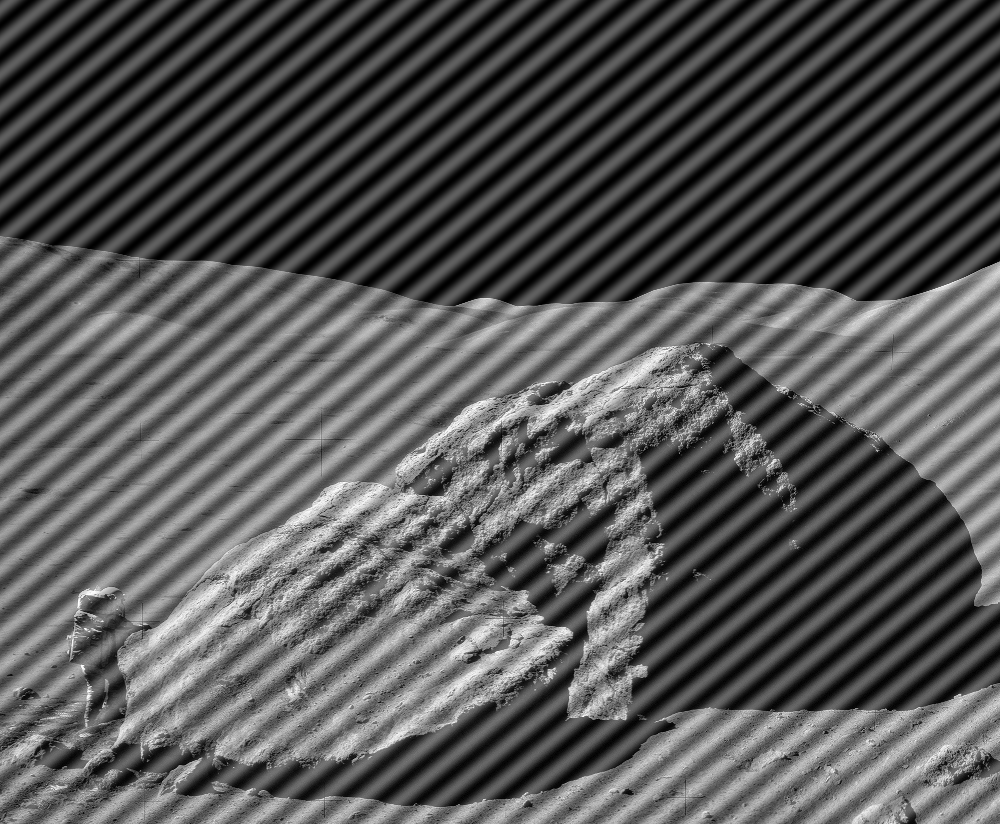
%> input picture computing2/astronaut-interference.tif, 1000 x 824 px
$ octave q3_3.m   (GNU Octave 9; MATLAB toolbox functions it lacks are replaced by stand-ins)
%> lines starting %> are read from the running program, lines starting %| are printed output that depends on the picture
% Step 1: Load the Image (Already in Grayscale)
gray_image = imread('astronaut-interference.tif');
%> gray_image is the input picture: size 824x1000 uint8; min 0, max 255, mean 86.7

% Step 2: Visualize the Original Image
figure;
imshow(gray_image);
title('Original Grayscale Image');

% Step 3: Apply a Fourier Transform
f_transform = fft2(double(gray_image));
f_transform_shifted = fftshift(f_transform);

% Compute the magnitude spectrum
magnitude_spectrum = log(abs(f_transform_shifted) + 1);
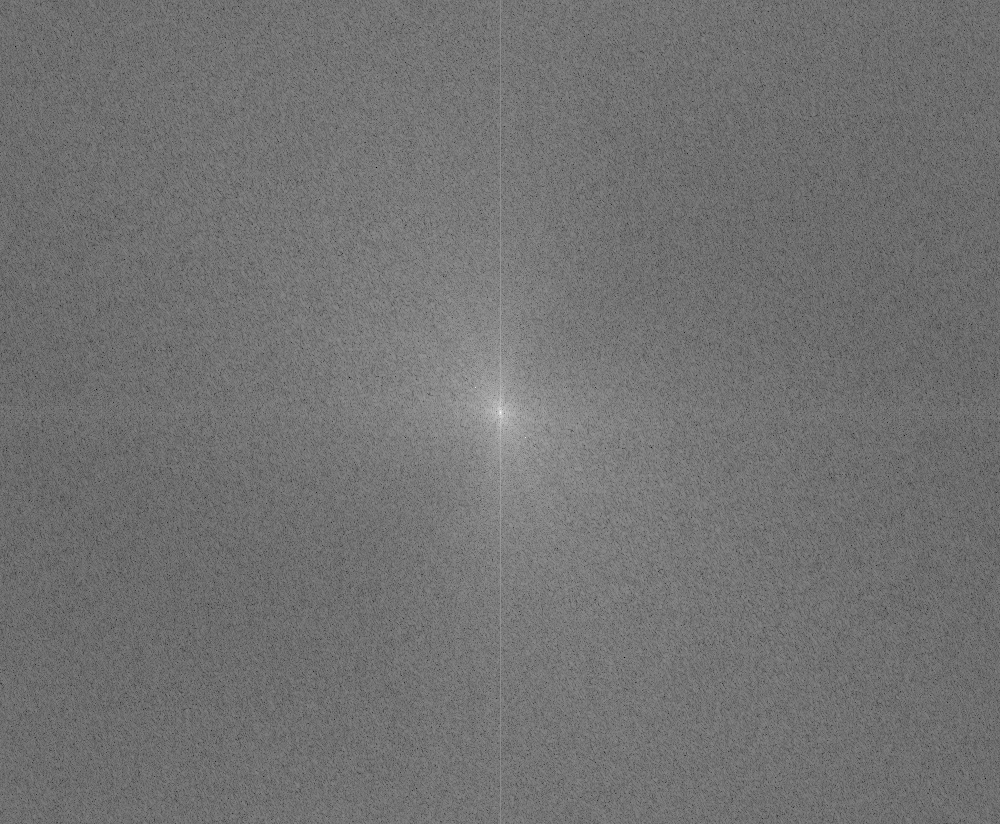
%> magnitude_spectrum: size 824x1000 double; min 1.49, max 18.08, mean 8.94; drawn with min black and max white

% Display the magnitude spectrum
figure;
imshow(magnitude_spectrum, []);
title('Magnitude Spectrum');

% Step 4: Filter Out the 45-Degree Inclined Lines
% Define the angle of the lines to remove (45 degrees)
angle_to_remove = 45;

% Create a filter to remove the lines at the specified angle
filter_size = size(gray_image);
%> filter_size = [824 1000]
filter_center = (filter_size + 1) / 2;
%> filter_center = [412.5 500.5]
[X, Y] = meshgrid(1:filter_size(2), 1:filter_size(1));
filter = exp(1i * pi * angle_to_remove / 180 * ((X - filter_center(2)) + (Y - filter_center(1))));

% Apply the filter to the Fourier Transform
f_transform_filtered = f_transform_shifted .* filter;

% Inverse Fourier Transform to get the filtered image
filtered_image = ifft2(ifftshift(f_transform_filtered));
filtered_image = real(filtered_image);
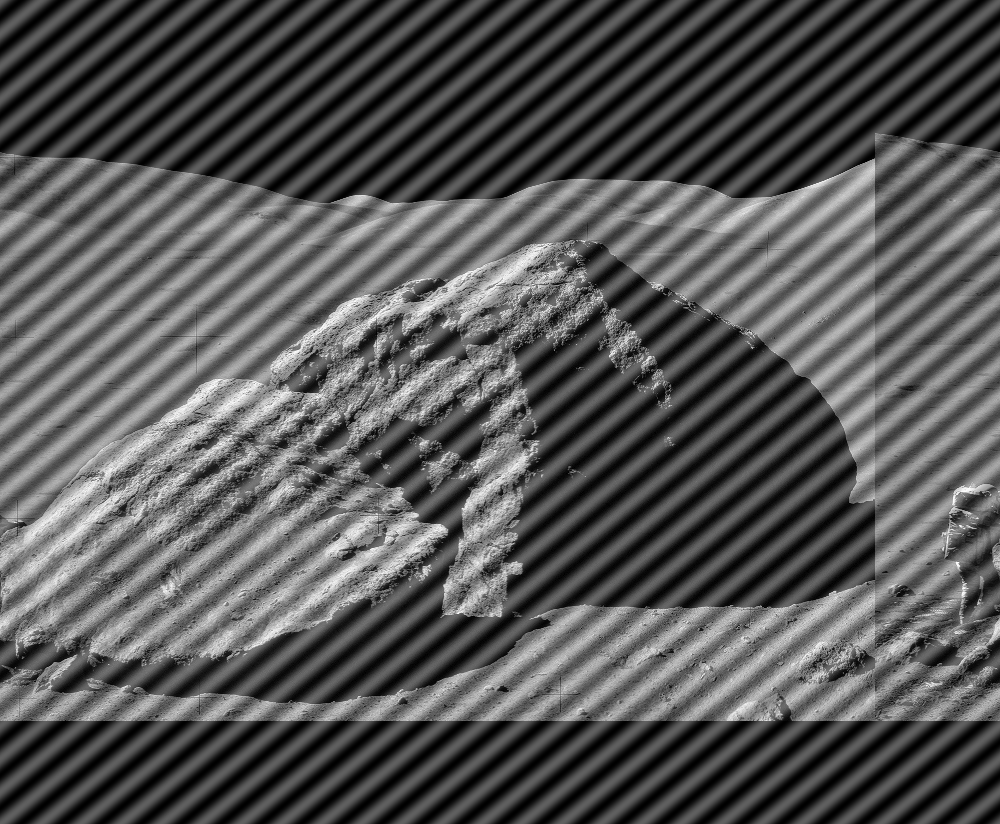
%> filtered_image: size 824x1000 double; min -5.7e-13, max 180.3, mean 61.3; drawn with min black and max white

% Normalize the filtered image to 0-255 range
filtered_image = uint8(255 * mat2gray(filtered_image));
%> filtered_image: size 824x1000 uint8

% Display the filtered image
figure;
imshow(filtered_image);
title('Filtered Image with 45-Degree Inclined Lines Removed');

% Step 5: Post-processing (Optional)
% You can perform additional post-processing here if needed.

% Step 6: Save the Result
imwrite(filtered_image, 'filtered_image.jpg');

$ run again, with computing2/Rover_first_movement.jpg saved as computing2/astronaut-interference.tif
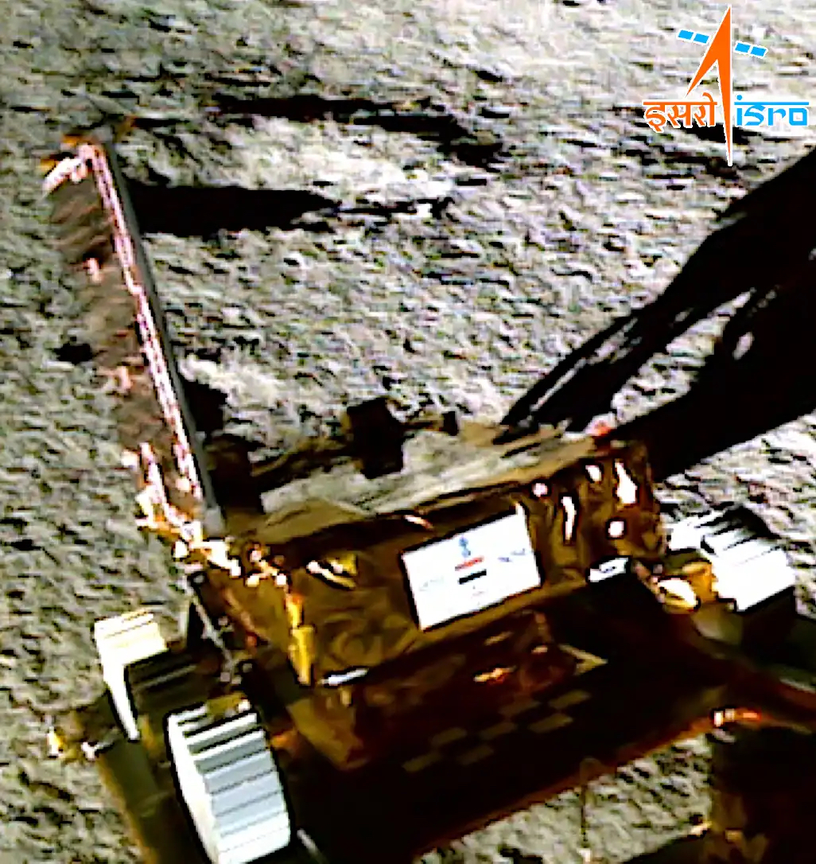
%> input picture computing2/Rover_first_movement.jpg, 816 x 864 px, shrunk from 1026 x 1086 before the run
%> gray_image is the input picture: size 864x816x3 uint8; mean R, G, B 113.7, 104.8, 89.7
%> `magnitude_spectrum = log(abs(f_transform_shifted) + 1);`:
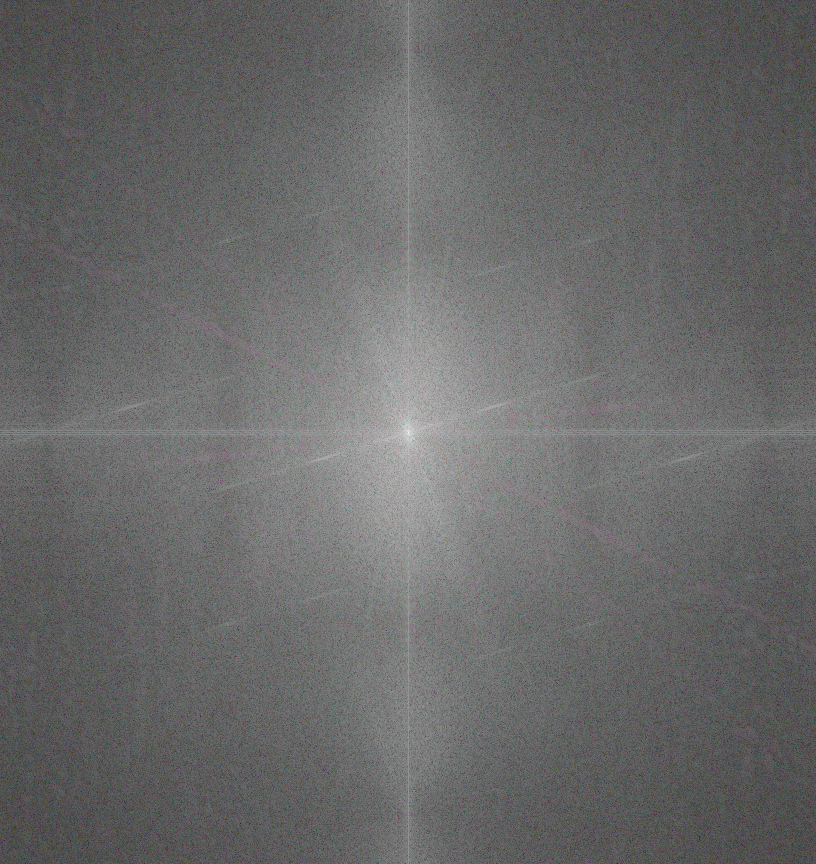
%> magnitude_spectrum: size 864x816x3 double; mean R, G, B 8.24, 8.25, 8.25; drawn with min black and max white
%> `filtered_image = real(filtered_image);`:
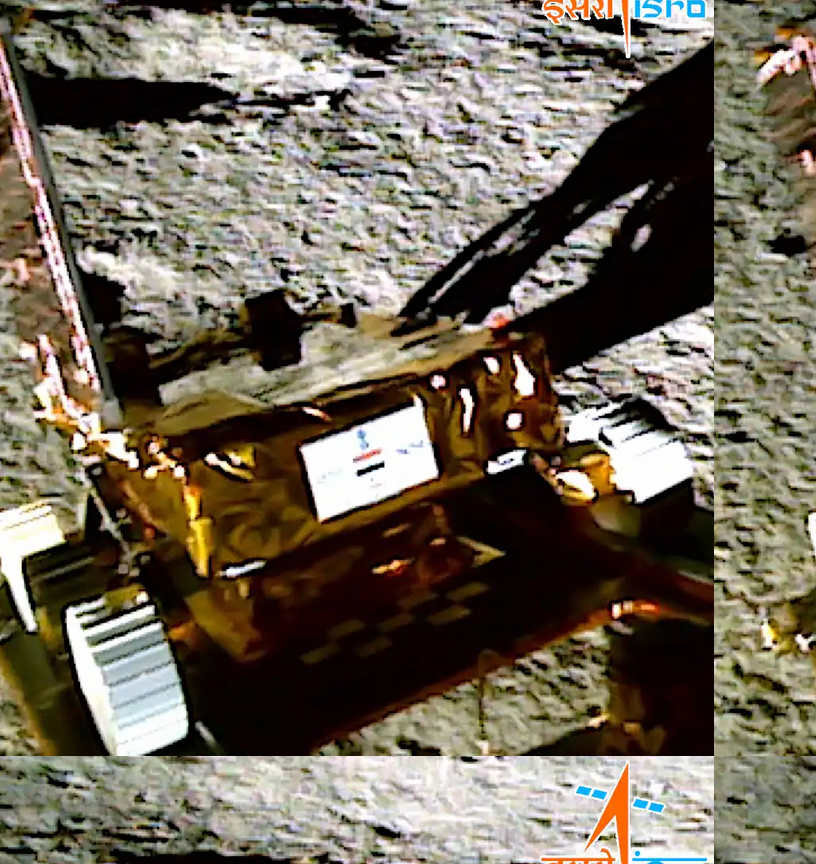
%> filtered_image: size 864x816x3 double; mean R, G, B 80.4, 74.1, 63.4; drawn with min black and max white
